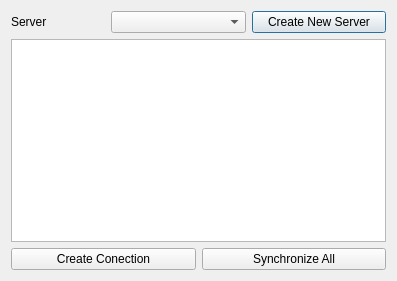
<?xml version="1.0" encoding="UTF-8"?>
<ui version="4.0">
 <class>Dialog</class>
 <widget class="QDialog" name="Dialog">
  <property name="geometry">
   <rect>
    <x>0</x>
    <y>0</y>
    <width>397</width>
    <height>281</height>
   </rect>
  </property>
  <property name="windowTitle">
   <string>Configurate Servers</string>
  </property>
  <layout class="QGridLayout" name="gridLayout">
   <item row="0" column="0">
    <layout class="QHBoxLayout" name="horizontalLayout">
     <item>
      <widget class="QLabel" name="label">
       <property name="sizePolicy">
        <sizepolicy hsizetype="Fixed" vsizetype="Preferred">
         <horstretch>0</horstretch>
         <verstretch>0</verstretch>
        </sizepolicy>
       </property>
       <property name="text">
        <string>Server</string>
       </property>
      </widget>
     </item>
     <item>
      <spacer name="horizontalSpacer_2">
       <property name="orientation">
        <enum>Qt::Horizontal</enum>
       </property>
       <property name="sizeType">
        <enum>QSizePolicy::Fixed</enum>
       </property>
       <property name="sizeHint" stdset="0">
        <size>
         <width>58</width>
         <height>22</height>
        </size>
       </property>
      </spacer>
     </item>
     <item>
      <widget class="QComboBox" name="serverComboBox">
       <property name="enabled">
        <bool>true</bool>
       </property>
      </widget>
     </item>
     <item>
      <widget class="QPushButton" name="createNewServerPushButton">
       <property name="text">
        <string>Create New Server</string>
       </property>
      </widget>
     </item>
    </layout>
   </item>
   <item row="1" column="0">
    <widget class="QListWidget" name="serverListWidget"/>
   </item>
   <item row="2" column="0">
    <layout class="QHBoxLayout" name="horizontalLayout_2">
     <item>
      <widget class="QPushButton" name="createConnectionPushButton">
       <property name="text">
        <string>Create Conection</string>
       </property>
      </widget>
     </item>
     <item>
      <widget class="QPushButton" name="synchronizeAllPushButton">
       <property name="text">
        <string>Synchronize All</string>
       </property>
      </widget>
     </item>
    </layout>
   </item>
  </layout>
 </widget>
 <resources/>
 <connections/>
</ui>
